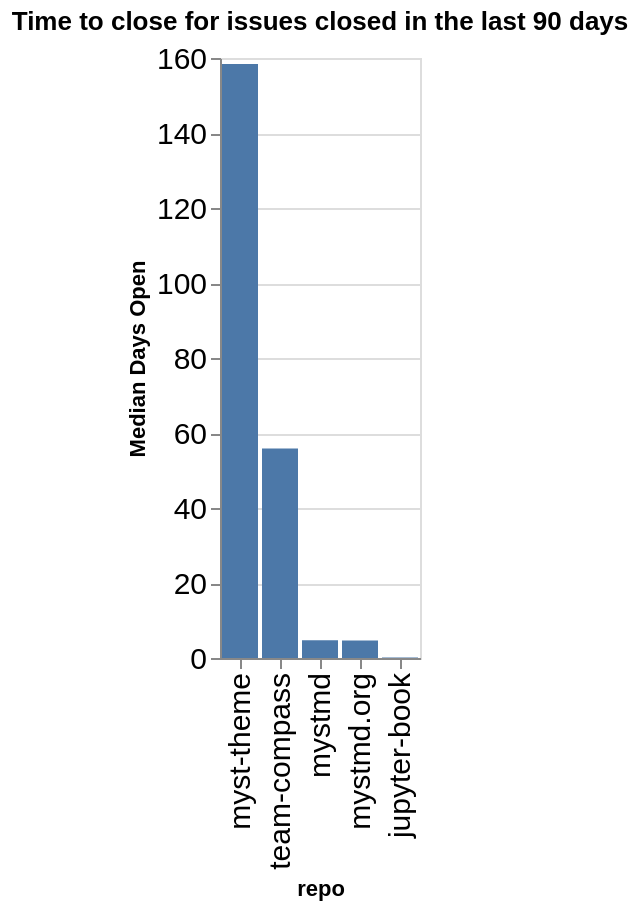

The notebook cell saved with this chart:
### Code cell
time_open = closed.groupby(['org', 'repo']).agg({'time_open': 'median'}).reset_index()
time_open['time_open'] = time_open['time_open'] / (60 * 60 * 24)
time_open['org/repo'] = time_open.apply(lambda a: a['org'] + '/' + a['repo'], axis=1)
sorted_vals = time_open.sort_values(['org', 'time_open'], ascending=False)['repo'].values
alt.Chart(data=time_open, title=f"Time to close for issues closed in the last {n_days} days").mark_bar().encode(
    x=alt.X('repo', sort=alt.Sort(sorted_vals.tolist())),
    y=alt.Y('time_open', title="Median Days Open"),
)

### Figure 1 — Vega-Lite specification as saved in the notebook (floating-point values rounded to 4 significant figures)
{"config": {"axisLeft": {"labelFontSize": 15}, "axisBottom": {"labelFontSize": 15}}, "data": {"name": "data-eba71b089e50d12e2ea620efa4468352"}, "mark": {"type": "bar"}, "encoding": {"x": {"field": "repo", "sort": ["myst-theme", "team-compass", "mystmd", "mystmd.org", "jupyter-book"], "type": "nominal"}, "y": {"field": "time_open", "title": "Median Days Open", "type": "quantitative"}}, "title": "Time to close for issues closed in the last 90 days", "$schema": "https://vega.github.io/schema/vega-lite/v5.20.1.json", "datasets": {"data-eba71b089e50d12e2ea620efa4468352": [{"org": "jupyter-book", "repo": "jupyter-book", "time_open": 0.1602, "org/repo": "jupyter-book/jupyter-book"}, {"org": "jupyter-book", "repo": "myst-theme", "time_open": 158.4, "org/repo": "jupyter-book/myst-theme"}, {"org": "jupyter-book", "repo": "mystmd", "time_open": 4.719, "org/repo": "jupyter-book/mystmd"}, {"org": "jupyter-book", "repo": "mystmd.org", "time_open": 4.676, "org/repo": "jupyter-book/mystmd.org"}, {"org": "jupyter-book", "repo": "team-compass", "time_open": 55.9, "org/repo": "jupyter-book/team-compass"}]}}
